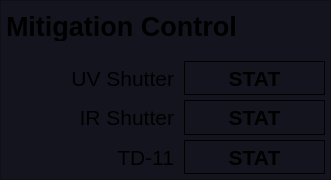
   <widget class="QFrame" name="frame_beam_status">
    <property name="geometry">
     <rect>
      <x>279</x>
      <y>190</y>
      <width>331</width>
      <height>180</height>
     </rect>
    </property>
    <property name="styleSheet">
     <string notr="true">background-color: rgb(20,20,30);</string>
    </property>
    <property name="frameShape">
     <enum>QFrame::StyledPanel</enum>
    </property>
    <property name="frameShadow">
     <enum>QFrame::Raised</enum>
    </property>
    <layout class="QGridLayout" name="gridLayout_12">
     <property name="leftMargin">
      <number>5</number>
     </property>
     <property name="topMargin">
      <number>10</number>
     </property>
     <property name="rightMargin">
      <number>5</number>
     </property>
     <property name="bottomMargin">
      <number>5</number>
     </property>
     <property name="horizontalSpacing">
      <number>10</number>
     </property>
     <property name="verticalSpacing">
      <number>5</number>
     </property>
     <item row="2" column="1">
      <widget class="PyDMLabel" name="pwr_gun_38">
       <property name="minimumSize">
        <size>
         <width>110</width>
         <height>0</height>
        </size>
       </property>
       <property name="maximumSize">
        <size>
         <width>150</width>
         <height>40</height>
        </size>
       </property>
       <property name="font">
        <font>
         <pointsize>16</pointsize>
         <weight>75</weight>
         <bold>true</bold>
        </font>
       </property>
       <property name="toolTip">
        <string/>
       </property>
       <property name="styleSheet">
        <string notr="true">PyDMLabel {
  border-radius: 2px;
}
PyDMLabel[alarmSensitiveBorder=&quot;true&quot;][alarmSeverity=&quot;0&quot;] {
  background-color: rgb(0,0,10);
  color: rgb(0,255,0);
}

PyDMLabel[alarmSensitiveBorder=&quot;true&quot;][alarmSeverity=&quot;1&quot;] {
  background-color: rgb(0,0,10);
  color: rgb(255,255,0);
}

PyDMLabel[alarmSensitiveBorder=&quot;true&quot;][alarmSeverity=&quot;2&quot;] {
  background-color: rgb(255,0,0);
  color: rgb(255,255,255);
}

PyDMLabel[alarmSensitiveBorder=&quot;true&quot;][alarmSeverity=&quot;3&quot;] {
  background-color: rgb(192,0,255);
  color: rgb(255,255,0);
}

PyDMLabel[alarmSensitiveBorder=&quot;true&quot;][alarmSeverity=&quot;4&quot;] {
  color: rgb(218,218,218);
  background-color: rgb(25,25,25);
}</string>
       </property>
       <property name="frameShape">
        <enum>QFrame::Box</enum>
       </property>
       <property name="frameShadow">
        <enum>QFrame::Plain</enum>
       </property>
       <property name="text">
        <string>STAT</string>
       </property>
       <property name="alignment">
        <set>Qt::AlignCenter</set>
       </property>
       <property name="precision" stdset="0">
        <number>1</number>
       </property>
       <property name="showUnits" stdset="0">
        <bool>true</bool>
       </property>
       <property name="precisionFromPV" stdset="0">
        <bool>false</bool>
       </property>
       <property name="alarmSensitiveContent" stdset="0">
        <bool>false</bool>
       </property>
       <property name="alarmSensitiveBorder" stdset="0">
        <bool>true</bool>
       </property>
       <property name="PyDMToolTip" stdset="0">
        <string/>
       </property>
       <property name="channel" stdset="0">
        <string>IOC:SYS1:MP01:MSHUTCTL</string>
       </property>
       <property name="enableRichText" stdset="0">
        <bool>false</bool>
       </property>
      </widget>
     </item>
     <item row="1" column="0" colspan="2">
      <widget class="PyDMDrawingLine" name="PyDMDrawingLine_39">
       <property name="minimumSize">
        <size>
         <width>0</width>
         <height>10</height>
        </size>
       </property>
       <property name="maximumSize">
        <size>
         <width>16777215</width>
         <height>10</height>
        </size>
       </property>
       <property name="toolTip">
        <string/>
       </property>
       <property name="brush" stdset="0">
        <brush brushstyle="SolidPattern">
         <color alpha="255">
          <red>200</red>
          <green>200</green>
          <blue>200</blue>
         </color>
        </brush>
       </property>
       <property name="penColor" stdset="0">
        <color>
         <red>80</red>
         <green>80</green>
         <blue>80</blue>
        </color>
       </property>
       <property name="penWidth" stdset="0">
        <double>1.000000000000000</double>
       </property>
      </widget>
     </item>
     <item row="0" column="0" colspan="2">
      <widget class="QLabel" name="label_66">
       <property name="maximumSize">
        <size>
         <width>16777215</width>
         <height>30</height>
        </size>
       </property>
       <property name="font">
        <font>
         <pointsize>20</pointsize>
         <weight>75</weight>
         <bold>true</bold>
        </font>
       </property>
       <property name="text">
        <string>Mitigation Control</string>
       </property>
       <property name="alignment">
        <set>Qt::AlignLeading|Qt::AlignLeft|Qt::AlignVCenter</set>
       </property>
      </widget>
     </item>
     <item row="4" column="0">
      <widget class="QLabel" name="label_78">
       <property name="minimumSize">
        <size>
         <width>168</width>
         <height>0</height>
        </size>
       </property>
       <property name="font">
        <font>
         <pointsize>16</pointsize>
         <weight>50</weight>
         <bold>false</bold>
        </font>
       </property>
       <property name="text">
        <string>TD-11</string>
       </property>
       <property name="alignment">
        <set>Qt::AlignRight|Qt::AlignTrailing|Qt::AlignVCenter</set>
       </property>
      </widget>
     </item>
     <item row="3" column="0">
      <widget class="QLabel" name="label_77">
       <property name="minimumSize">
        <size>
         <width>168</width>
         <height>0</height>
        </size>
       </property>
       <property name="font">
        <font>
         <pointsize>16</pointsize>
         <weight>50</weight>
         <bold>false</bold>
        </font>
       </property>
       <property name="text">
        <string>IR Shutter</string>
       </property>
       <property name="alignment">
        <set>Qt::AlignRight|Qt::AlignTrailing|Qt::AlignVCenter</set>
       </property>
      </widget>
     </item>
     <item row="2" column="0">
      <widget class="QLabel" name="label_65">
       <property name="font">
        <font>
         <pointsize>16</pointsize>
         <weight>50</weight>
         <bold>false</bold>
        </font>
       </property>
       <property name="text">
        <string>UV Shutter</string>
       </property>
       <property name="alignment">
        <set>Qt::AlignRight|Qt::AlignTrailing|Qt::AlignVCenter</set>
       </property>
      </widget>
     </item>
     <item row="4" column="1">
      <widget class="PyDMLabel" name="pwr_gun_36">
       <property name="minimumSize">
        <size>
         <width>110</width>
         <height>0</height>
        </size>
       </property>
       <property name="maximumSize">
        <size>
         <width>150</width>
         <height>40</height>
        </size>
       </property>
       <property name="font">
        <font>
         <pointsize>16</pointsize>
         <weight>75</weight>
         <bold>true</bold>
        </font>
       </property>
       <property name="toolTip">
        <string/>
       </property>
       <property name="styleSheet">
        <string notr="true">PyDMLabel {
  border-radius: 2px;
}
PyDMLabel[alarmSensitiveBorder=&quot;true&quot;][alarmSeverity=&quot;0&quot;] {
  background-color: rgb(0,0,10);
  color: rgb(0,255,0);
}

PyDMLabel[alarmSensitiveBorder=&quot;true&quot;][alarmSeverity=&quot;1&quot;] {
  color: rgb(0,0,0);
  background-color: rgb(255,255,0);
}

PyDMLabel[alarmSensitiveBorder=&quot;true&quot;][alarmSeverity=&quot;2&quot;] {
  background-color: rgb(255,0,0);
  color: rgb(255,255,255);
}

PyDMLabel[alarmSensitiveBorder=&quot;true&quot;][alarmSeverity=&quot;3&quot;] {
  background-color: rgb(192,0,255);
  color: rgb(255,255,0);
}

PyDMLabel[alarmSensitiveBorder=&quot;true&quot;][alarmSeverity=&quot;4&quot;] {
  color: rgb(218,218,218);
  background-color: rgb(25,25,25);
}</string>
       </property>
       <property name="frameShape">
        <enum>QFrame::Box</enum>
       </property>
       <property name="frameShadow">
        <enum>QFrame::Plain</enum>
       </property>
       <property name="text">
        <string>STAT</string>
       </property>
       <property name="alignment">
        <set>Qt::AlignCenter</set>
       </property>
       <property name="precision" stdset="0">
        <number>1</number>
       </property>
       <property name="showUnits" stdset="0">
        <bool>true</bool>
       </property>
       <property name="precisionFromPV" stdset="0">
        <bool>false</bool>
       </property>
       <property name="alarmSensitiveContent" stdset="0">
        <bool>false</bool>
       </property>
       <property name="alarmSensitiveBorder" stdset="0">
        <bool>true</bool>
       </property>
       <property name="PyDMToolTip" stdset="0">
        <string/>
       </property>
       <property name="channel" stdset="0">
        <string>DUMP:LI11:390:TGT_STS</string>
       </property>
       <property name="enableRichText" stdset="0">
        <bool>false</bool>
       </property>
      </widget>
     </item>
     <item row="3" column="1">
      <widget class="PyDMLabel" name="pwr_gun_37">
       <property name="minimumSize">
        <size>
         <width>110</width>
         <height>0</height>
        </size>
       </property>
       <property name="maximumSize">
        <size>
         <width>150</width>
         <height>40</height>
        </size>
       </property>
       <property name="font">
        <font>
         <pointsize>16</pointsize>
         <weight>75</weight>
         <bold>true</bold>
        </font>
       </property>
       <property name="toolTip">
        <string/>
       </property>
       <property name="styleSheet">
        <string notr="true">PyDMLabel {
  border-radius: 2px;
}
PyDMLabel[alarmSensitiveBorder=&quot;true&quot;][alarmSeverity=&quot;0&quot;] {
  background-color: rgb(0,0,10);
  color: rgb(0,255,0);
}

PyDMLabel[alarmSensitiveBorder=&quot;true&quot;][alarmSeverity=&quot;1&quot;] {
  background-color: rgb(0,0,10);
  color: rgb(255,255,0);
}

PyDMLabel[alarmSensitiveBorder=&quot;true&quot;][alarmSeverity=&quot;2&quot;] {
  background-color: rgb(255,0,0);
  color: rgb(255,255,255);
}

PyDMLabel[alarmSensitiveBorder=&quot;true&quot;][alarmSeverity=&quot;3&quot;] {
  background-color: rgb(192,0,255);
  color: rgb(255,255,0);
}

PyDMLabel[alarmSensitiveBorder=&quot;true&quot;][alarmSeverity=&quot;4&quot;] {
  color: rgb(218,218,218);
  background-color: rgb(25,25,25);
}</string>
       </property>
       <property name="frameShape">
        <enum>QFrame::Box</enum>
       </property>
       <property name="frameShadow">
        <enum>QFrame::Plain</enum>
       </property>
       <property name="text">
        <string>STAT</string>
       </property>
       <property name="alignment">
        <set>Qt::AlignCenter</set>
       </property>
       <property name="precision" stdset="0">
        <number>1</number>
       </property>
       <property name="showUnits" stdset="0">
        <bool>true</bool>
       </property>
       <property name="precisionFromPV" stdset="0">
        <bool>false</bool>
       </property>
       <property name="alarmSensitiveContent" stdset="0">
        <bool>false</bool>
       </property>
       <property name="alarmSensitiveBorder" stdset="0">
        <bool>true</bool>
       </property>
       <property name="PyDMToolTip" stdset="0">
        <string/>
       </property>
       <property name="channel" stdset="0">
        <string>IOC:SYS1:MP01:LSHUTCTL</string>
       </property>
       <property name="enableRichText" stdset="0">
        <bool>false</bool>
       </property>
      </widget>
     </item>
    </layout>
   </widget>
